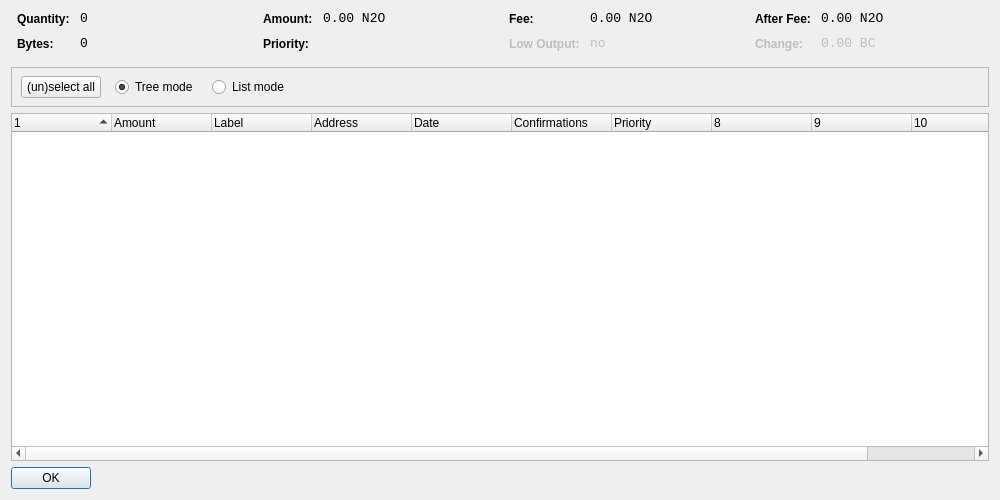
<?xml version="1.0" encoding="UTF-8"?>
<ui version="4.0">
 <class>CoinControlDialog</class>
 <widget class="QDialog" name="CoinControlDialog">
  <property name="geometry">
   <rect>
    <x>0</x>
    <y>0</y>
    <width>1000</width>
    <height>500</height>
   </rect>
  </property>
  <property name="windowTitle">
   <string>Coin Control</string>
  </property>
  <layout class="QVBoxLayout" name="verticalLayout">
   <item>
    <layout class="QHBoxLayout" name="horizontalLayoutTop" stretch="0,0,0,0">
     <property name="topMargin">
      <number>0</number>
     </property>
     <property name="bottomMargin">
      <number>10</number>
     </property>
     <item>
      <layout class="QFormLayout" name="formLayoutCoinControl1">
       <property name="horizontalSpacing">
        <number>10</number>
       </property>
       <property name="verticalSpacing">
        <number>10</number>
       </property>
       <property name="leftMargin">
        <number>6</number>
       </property>
       <property name="rightMargin">
        <number>6</number>
       </property>
       <item row="0" column="0">
        <widget class="QLabel" name="labelCoinControlQuantityText">
         <property name="styleSheet">
          <string notr="true">font-weight:bold;</string>
         </property>
         <property name="text">
          <string>Quantity:</string>
         </property>
        </widget>
       </item>
       <item row="0" column="1">
        <widget class="QLabel" name="labelCoinControlQuantity">
         <property name="font">
          <font>
           <family>Monospace</family>
           <pointsize>10</pointsize>
          </font>
         </property>
         <property name="cursor">
          <cursorShape>IBeamCursor</cursorShape>
         </property>
         <property name="contextMenuPolicy">
          <enum>Qt::ActionsContextMenu</enum>
         </property>
         <property name="text">
          <string notr="true">0</string>
         </property>
         <property name="textInteractionFlags">
          <set>Qt::LinksAccessibleByMouse|Qt::TextSelectableByKeyboard|Qt::TextSelectableByMouse</set>
         </property>
        </widget>
       </item>
       <item row="1" column="0">
        <widget class="QLabel" name="labelCoinControlBytesText">
         <property name="styleSheet">
          <string notr="true">font-weight:bold;</string>
         </property>
         <property name="text">
          <string>Bytes:</string>
         </property>
        </widget>
       </item>
       <item row="1" column="1">
        <widget class="QLabel" name="labelCoinControlBytes">
         <property name="font">
          <font>
           <family>Monospace</family>
           <pointsize>10</pointsize>
          </font>
         </property>
         <property name="cursor">
          <cursorShape>IBeamCursor</cursorShape>
         </property>
         <property name="contextMenuPolicy">
          <enum>Qt::ActionsContextMenu</enum>
         </property>
         <property name="text">
          <string notr="true">0</string>
         </property>
         <property name="textInteractionFlags">
          <set>Qt::LinksAccessibleByMouse|Qt::TextSelectableByKeyboard|Qt::TextSelectableByMouse</set>
         </property>
        </widget>
       </item>
      </layout>
     </item>
     <item>
      <layout class="QFormLayout" name="formLayoutCoinControl2">
       <property name="horizontalSpacing">
        <number>10</number>
       </property>
       <property name="verticalSpacing">
        <number>10</number>
       </property>
       <property name="leftMargin">
        <number>6</number>
       </property>
       <property name="rightMargin">
        <number>6</number>
       </property>
       <item row="0" column="0">
        <widget class="QLabel" name="labelCoinControlAmountText">
         <property name="styleSheet">
          <string notr="true">font-weight:bold;</string>
         </property>
         <property name="text">
          <string>Amount:</string>
         </property>
        </widget>
       </item>
       <item row="0" column="1">
        <widget class="QLabel" name="labelCoinControlAmount">
         <property name="font">
          <font>
           <family>Monospace</family>
           <pointsize>10</pointsize>
          </font>
         </property>
         <property name="cursor">
          <cursorShape>IBeamCursor</cursorShape>
         </property>
         <property name="contextMenuPolicy">
          <enum>Qt::ActionsContextMenu</enum>
         </property>
         <property name="text">
          <string notr="true">0.00 N2O</string>
         </property>
         <property name="textInteractionFlags">
          <set>Qt::LinksAccessibleByMouse|Qt::TextSelectableByKeyboard|Qt::TextSelectableByMouse</set>
         </property>
        </widget>
       </item>
       <item row="1" column="0">
        <widget class="QLabel" name="labelCoinControlPriorityText">
         <property name="styleSheet">
          <string notr="true">font-weight:bold;</string>
         </property>
         <property name="text">
          <string>Priority:</string>
         </property>
        </widget>
       </item>
       <item row="1" column="1">
        <widget class="QLabel" name="labelCoinControlPriority">
         <property name="font">
          <font>
           <family>Monospace</family>
           <pointsize>10</pointsize>
          </font>
         </property>
         <property name="cursor">
          <cursorShape>IBeamCursor</cursorShape>
         </property>
         <property name="contextMenuPolicy">
          <enum>Qt::ActionsContextMenu</enum>
         </property>
         <property name="text">
          <string/>
         </property>
         <property name="textInteractionFlags">
          <set>Qt::LinksAccessibleByMouse|Qt::TextSelectableByKeyboard|Qt::TextSelectableByMouse</set>
         </property>
        </widget>
       </item>
      </layout>
     </item>
     <item>
      <layout class="QFormLayout" name="formLayoutCoinControl3">
       <property name="horizontalSpacing">
        <number>10</number>
       </property>
       <property name="verticalSpacing">
        <number>10</number>
       </property>
       <property name="leftMargin">
        <number>6</number>
       </property>
       <property name="rightMargin">
        <number>6</number>
       </property>
       <item row="0" column="0">
        <widget class="QLabel" name="labelCoinControlFeeText">
         <property name="styleSheet">
          <string notr="true">font-weight:bold;</string>
         </property>
         <property name="text">
          <string>Fee:</string>
         </property>
        </widget>
       </item>
       <item row="0" column="1">
        <widget class="QLabel" name="labelCoinControlFee">
         <property name="font">
          <font>
           <family>Monospace</family>
           <pointsize>10</pointsize>
          </font>
         </property>
         <property name="cursor">
          <cursorShape>IBeamCursor</cursorShape>
         </property>
         <property name="contextMenuPolicy">
          <enum>Qt::ActionsContextMenu</enum>
         </property>
         <property name="text">
          <string notr="true">0.00 N2O</string>
         </property>
         <property name="textInteractionFlags">
          <set>Qt::LinksAccessibleByMouse|Qt::TextSelectableByKeyboard|Qt::TextSelectableByMouse</set>
         </property>
        </widget>
       </item>
       <item row="1" column="0">
        <widget class="QLabel" name="labelCoinControlLowOutputText">
         <property name="enabled">
          <bool>false</bool>
         </property>
         <property name="styleSheet">
          <string notr="true">font-weight:bold;</string>
         </property>
         <property name="text">
          <string>Low Output:</string>
         </property>
        </widget>
       </item>
       <item row="1" column="1">
        <widget class="QLabel" name="labelCoinControlLowOutput">
         <property name="enabled">
          <bool>false</bool>
         </property>
         <property name="font">
          <font>
           <family>Monospace</family>
           <pointsize>10</pointsize>
          </font>
         </property>
         <property name="cursor">
          <cursorShape>IBeamCursor</cursorShape>
         </property>
         <property name="contextMenuPolicy">
          <enum>Qt::ActionsContextMenu</enum>
         </property>
         <property name="text">
          <string notr="true">no</string>
         </property>
         <property name="textInteractionFlags">
          <set>Qt::LinksAccessibleByMouse|Qt::TextSelectableByKeyboard|Qt::TextSelectableByMouse</set>
         </property>
        </widget>
       </item>
      </layout>
     </item>
     <item>
      <layout class="QFormLayout" name="formLayoutCoinControl4">
       <property name="horizontalSpacing">
        <number>10</number>
       </property>
       <property name="verticalSpacing">
        <number>10</number>
       </property>
       <property name="leftMargin">
        <number>6</number>
       </property>
       <property name="rightMargin">
        <number>6</number>
       </property>
       <item row="0" column="0">
        <widget class="QLabel" name="labelCoinControlAfterFeeText">
         <property name="styleSheet">
          <string notr="true">font-weight:bold;</string>
         </property>
         <property name="text">
          <string>After Fee:</string>
         </property>
        </widget>
       </item>
       <item row="0" column="1">
        <widget class="QLabel" name="labelCoinControlAfterFee">
         <property name="font">
          <font>
           <family>Monospace</family>
           <pointsize>10</pointsize>
          </font>
         </property>
         <property name="cursor">
          <cursorShape>IBeamCursor</cursorShape>
         </property>
         <property name="contextMenuPolicy">
          <enum>Qt::ActionsContextMenu</enum>
         </property>
         <property name="text">
          <string notr="true">0.00 N2O</string>
         </property>
         <property name="textInteractionFlags">
          <set>Qt::LinksAccessibleByMouse|Qt::TextSelectableByKeyboard|Qt::TextSelectableByMouse</set>
         </property>
        </widget>
       </item>
       <item row="1" column="0">
        <widget class="QLabel" name="labelCoinControlChangeText">
         <property name="enabled">
          <bool>false</bool>
         </property>
         <property name="styleSheet">
          <string notr="true">font-weight:bold;</string>
         </property>
         <property name="text">
          <string>Change:</string>
         </property>
        </widget>
       </item>
       <item row="1" column="1">
        <widget class="QLabel" name="labelCoinControlChange">
         <property name="enabled">
          <bool>false</bool>
         </property>
         <property name="font">
          <font>
           <family>Monospace</family>
           <pointsize>10</pointsize>
          </font>
         </property>
         <property name="cursor">
          <cursorShape>IBeamCursor</cursorShape>
         </property>
         <property name="contextMenuPolicy">
          <enum>Qt::ActionsContextMenu</enum>
         </property>
         <property name="text">
          <string notr="true">0.00 BC</string>
         </property>
         <property name="textInteractionFlags">
          <set>Qt::LinksAccessibleByMouse|Qt::TextSelectableByKeyboard|Qt::TextSelectableByMouse</set>
         </property>
        </widget>
       </item>
      </layout>
     </item>
    </layout>
   </item>
   <item>
    <widget class="QFrame" name="frame">
     <property name="minimumSize">
      <size>
       <width>0</width>
       <height>40</height>
      </size>
     </property>
     <property name="frameShape">
      <enum>QFrame::StyledPanel</enum>
     </property>
     <property name="frameShadow">
      <enum>QFrame::Sunken</enum>
     </property>
     <widget class="QWidget" name="horizontalLayoutWidget">
      <property name="geometry">
       <rect>
        <x>10</x>
        <y>0</y>
        <width>781</width>
        <height>41</height>
       </rect>
      </property>
      <layout class="QHBoxLayout" name="horizontalLayoutPanel" stretch="0,0,0,0">
       <property name="spacing">
        <number>14</number>
       </property>
       <item>
        <widget class="QPushButton" name="pushButtonSelectAll">
         <property name="sizePolicy">
          <sizepolicy hsizetype="Maximum" vsizetype="Fixed">
           <horstretch>0</horstretch>
           <verstretch>0</verstretch>
          </sizepolicy>
         </property>
         <property name="text">
          <string>(un)select all</string>
         </property>
        </widget>
       </item>
       <item>
        <widget class="QRadioButton" name="radioTreeMode">
         <property name="sizePolicy">
          <sizepolicy hsizetype="Maximum" vsizetype="Fixed">
           <horstretch>0</horstretch>
           <verstretch>0</verstretch>
          </sizepolicy>
         </property>
         <property name="text">
          <string>Tree mode</string>
         </property>
         <property name="checked">
          <bool>true</bool>
         </property>
        </widget>
       </item>
       <item>
        <widget class="QRadioButton" name="radioListMode">
         <property name="sizePolicy">
          <sizepolicy hsizetype="Maximum" vsizetype="Fixed">
           <horstretch>0</horstretch>
           <verstretch>0</verstretch>
          </sizepolicy>
         </property>
         <property name="text">
          <string>List mode</string>
         </property>
        </widget>
       </item>
       <item>
        <spacer name="horizontalSpacer">
         <property name="orientation">
          <enum>Qt::Horizontal</enum>
         </property>
         <property name="sizeHint" stdset="0">
          <size>
           <width>40</width>
           <height>20</height>
          </size>
         </property>
        </spacer>
       </item>
      </layout>
     </widget>
    </widget>
   </item>
   <item>
    <widget class="CoinControlTreeWidget" name="treeWidget">
     <property name="contextMenuPolicy">
      <enum>Qt::CustomContextMenu</enum>
     </property>
     <property name="sortingEnabled">
      <bool>false</bool>
     </property>
     <property name="columnCount">
      <number>11</number>
     </property>
     <attribute name="headerShowSortIndicator" stdset="0">
      <bool>true</bool>
     </attribute>
     <attribute name="headerStretchLastSection">
      <bool>false</bool>
     </attribute>
     <column>
      <property name="text">
       <string/>
      </property>
     </column>
     <column>
      <property name="text">
       <string>Amount</string>
      </property>
     </column>
     <column>
      <property name="text">
       <string>Label</string>
      </property>
     </column>
     <column>
      <property name="text">
       <string>Address</string>
      </property>
     </column>
     <column>
      <property name="text">
       <string>Date</string>
      </property>
     </column>
     <column>
      <property name="text">
       <string>Confirmations</string>
      </property>
      <property name="toolTip">
       <string>Confirmed</string>
      </property>
     </column>
     <column>
      <property name="text">
       <string>Priority</string>
      </property>
     </column>
     <column>
      <property name="text">
       <string/>
      </property>
     </column>
     <column>
      <property name="text">
       <string/>
      </property>
     </column>
     <column>
      <property name="text">
       <string/>
      </property>
     </column>
     <column>
      <property name="text">
       <string/>
      </property>
     </column>
    </widget>
   </item>
   <item>
    <widget class="QDialogButtonBox" name="buttonBox">
     <property name="sizePolicy">
      <sizepolicy hsizetype="Maximum" vsizetype="Fixed">
       <horstretch>0</horstretch>
       <verstretch>0</verstretch>
      </sizepolicy>
     </property>
     <property name="orientation">
      <enum>Qt::Horizontal</enum>
     </property>
     <property name="standardButtons">
      <set>QDialogButtonBox::Ok</set>
     </property>
    </widget>
   </item>
  </layout>
 </widget>
 <customwidgets>
  <customwidget>
   <class>CoinControlTreeWidget</class>
   <extends>QTreeWidget</extends>
   <header>coincontroltreewidget.h</header>
  </customwidget>
 </customwidgets>
 <resources/>
 <connections/>
</ui>
